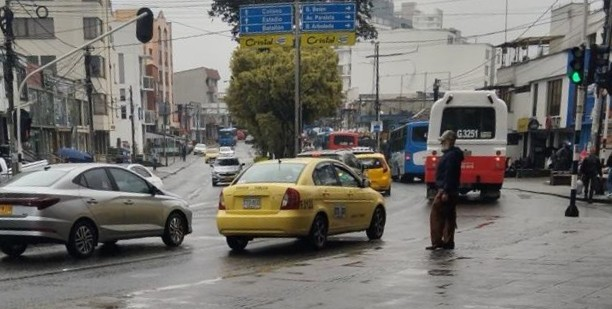
#> input picture plate_dashboard/inputs/19c928cf-17dc-4636-a88b-c066dc4a9e0b.jpg, 612 x 309 px
$ python -i ocr_utils.py   (imports and definitions only)
#> lines starting #> are read from the running program, lines starting #| are printed output that depends on the picture
#> further down, picture is the input picture: shape (309, 612, 3); mean B, G, R 107.8, 112.9, 115
from __future__ import annotations

import math
import re
from dataclasses import dataclass
from typing import Dict, List, Tuple, Optional

import cv2
import numpy as np

ALPHABET = "0123456789ABCDEFGHIJKLMNOPQRSTUVWXYZ_"
PAD_CHAR = "_"
LETTERS = "ABCDEFGHIJKLMNOPQRSTUVWXYZ"
DIGITS = "0123456789"

# Patrones principales para placas colombianas y variantes usadas en el dataset.
# L = letra, D = digito; caracteres fijos como R, S, T, C, O, I, A quedan fijos.
PLATE_PATTERNS: Dict[str, str] = {
    "carro_particular_publico_oficial": "LLLDDD",
    "moto_actual": "LLLDDL",
    "moto_antigua": "LLLDD",
    "mototaxi": "DDDLLL",
    "remolque_R": "RDDDDD",
    "remolque_S": "SDDDDD",
    "carrotanque": "TDDDD",
    "consular": "CCDDDD",
    "organizacion_internacional": "OIDDDD",
    "administrativo_tecnico": "ATDDDD",
    "policia_simplificado": "DDDDDD",
}

REGEX_PATTERNS = [
    re.compile(r"^[A-Z]{3}\d{3}$"),
    re.compile(r"^[A-Z]{3}\d{2}[A-Z]$"),
    re.compile(r"^[A-Z]{3}\d{2}$"),
    re.compile(r"^\d{3}[A-Z]{3}$"),
    re.compile(r"^[RS]\d{5}$"),
    re.compile(r"^T\d{4}$"),
    re.compile(r"^(CC|OI|AT)\d{4}$"),
    re.compile(r"^\d{6}$"),
]

CONFUSION_MAP = {
    "0": ["O"], "O": ["0"],
    "1": ["I"], "I": ["1"],
    "2": ["Z"], "Z": ["2"],
    "5": ["S"], "S": ["5"],
    "6": ["G"], "G": ["6"],
    "8": ["B"], "B": ["8"],
}

@dataclass
class OCRResult:
    text_raw: str
    text_regex: str
    pattern_name: str
    pattern_score: float
    mean_char_conf: float
    min_char_conf: float
    valid_regex: bool
    probs: Optional[np.ndarray] = None


def is_valid_plate(text: str) -> bool:
    text = clean_text(text)
    return any(p.match(text) for p in REGEX_PATTERNS)


def clean_text(text: str) -> str:
    return "".join(ch for ch in text.upper().strip() if ch.isalnum())


# [5 lines left out: function softmax, not called in this run]


def resize_with_pad_rgb(img_bgr: np.ndarray, width: int = 160, height: int = 64, pad_color: int = 114) -> np.ndarray:
    """Preprocesamiento compatible con plate_config: RGB, 160x64, keep_aspect_ratio=True."""
#> called with width = 160, height = 64, pad_color = 114
    if img_bgr is None:
        raise ValueError("Imagen vacia")
    if img_bgr.ndim == 2:
        img_bgr = cv2.cvtColor(img_bgr, cv2.COLOR_GRAY2BGR)
    img_rgb = cv2.cvtColor(img_bgr, cv2.COLOR_BGR2RGB)
    h, w = img_rgb.shape[:2]
#> h = 309; w = 612
    if h <= 0 or w <= 0:
        raise ValueError("Imagen con tamano invalido")
    scale = min(width / w, height / h)
#> scale = 0.207
    nw, nh = max(1, int(round(w * scale))), max(1, int(round(h * scale)))
#> nw = 127; nh = 64
    resized = cv2.resize(img_rgb, (nw, nh), interpolation=cv2.INTER_LINEAR)
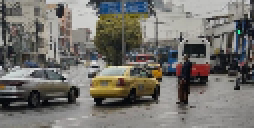
#> resized: shape (64, 127, 3) (shown 2 times larger); mean R, G, B 114.8, 112.7, 107.6
    canvas = np.full((height, width, 3), pad_color, dtype=np.uint8)
    x0 = (width - nw) // 2
#> x0 = 16
    y0 = (height - nh) // 2
#> y0 = 0
    canvas[y0:y0+nh, x0:x0+nw] = resized
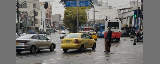
#> canvas: shape (64, 160, 3); mean R, G, B 114.6, 113, 108.9
    return canvas


# [129 lines left out: functions decode_argmax, _allowed_chars, constrained_decode_greedy, decode_output, crop_with_margin, temporal_vote, not called in this run]

>>> import cv2
>>> picture = cv2.imread('../../plate_dashboard/inputs/19c928cf-17dc-4636-a88b-c066dc4a9e0b.jpg')
>>> result = resize_with_pad_rgb(picture)

$ run again, on plate_dashboard/inputs/Batallon.jpg
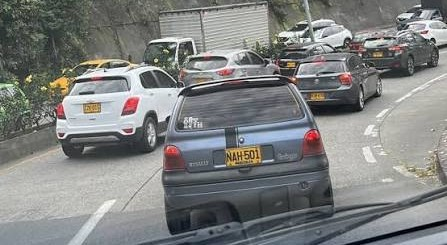
#> input picture plate_dashboard/inputs/Batallon.jpg, 447 x 245 px
#> picture is the input picture: shape (245, 447, 3); mean B, G, R 128, 128.9, 127
#> in resize_with_pad_rgb, `resized = cv2.resize(img_rgb, (nw, nh), interpolation=cv2.INTER_LINEAR)`:
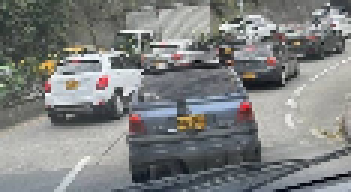
#> resized: shape (64, 117, 3) (shown 3 times larger); mean R, G, B 126.7, 128.7, 127.8
#> in resize_with_pad_rgb, `canvas[y0:y0+nh, x0:x0+nw] = resized`:
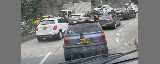
#> canvas: shape (64, 160, 3); mean R, G, B 123.3, 124.7, 124.1

$ run again, on plate_dashboard/inputs/Carro_parque_agua.jpg
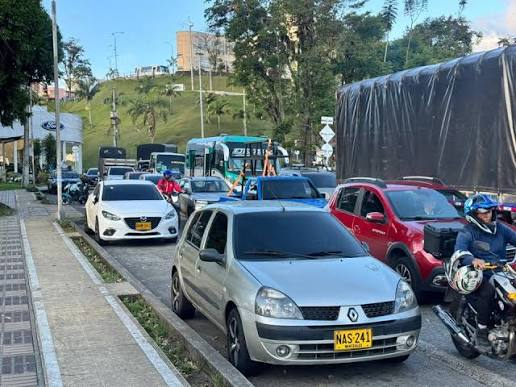
#> input picture plate_dashboard/inputs/Carro_parque_agua.jpg, 516 x 387 px
#> picture is the input picture: shape (387, 516, 3); mean B, G, R 123.6, 115.9, 100.8
#> in resize_with_pad_rgb, `resized = cv2.resize(img_rgb, (nw, nh), interpolation=cv2.INTER_LINEAR)`:
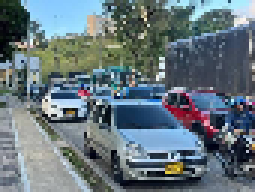
#> resized: shape (64, 85, 3) (shown 3 times larger); mean R, G, B 100.9, 116, 123.6
#> in resize_with_pad_rgb, `canvas[y0:y0+nh, x0:x0+nw] = resized`:
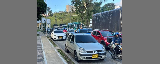
#> canvas: shape (64, 160, 3); mean R, G, B 107.1, 115.1, 119.1
